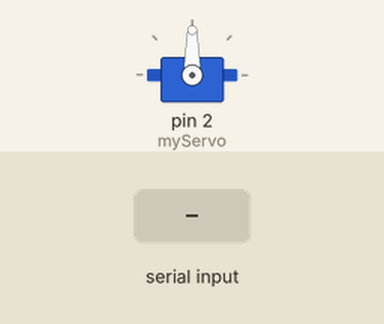
Recording of a sketch running on a simulated Arduino Uno, built with avr-gcc and run on an emulated ATmega328P. On the bench: servo. The test bench sets the inputs (shaded band). What the sketch prints to the serial monitor is not drawn.

Above: at 1.2 s.
1.3 s: "90,45\n" received over Serial
At 3.0 s:
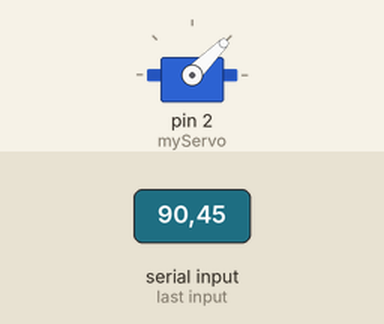
3.8 s: "30,150\n" received over Serial
At 6.0 s:
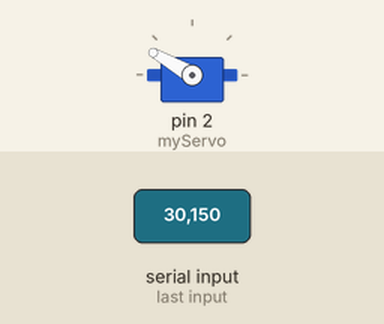
6.3 s: "200\n" received over Serial
At 7.3 s:
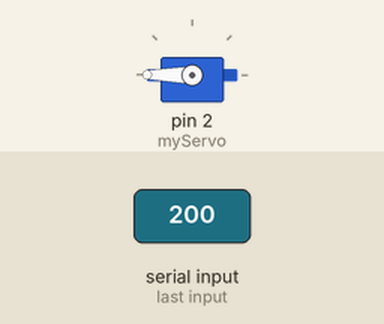
9.3 s: "90\n" received over Serial
At 12.4 s:
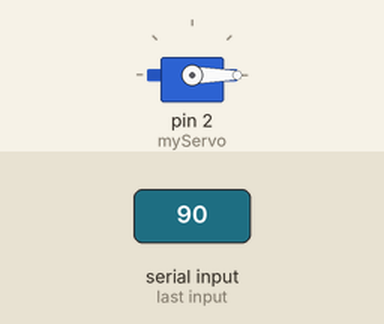
Timing chart, 0 to 13.3 s (numbered marks = the images above; inputs shaded):
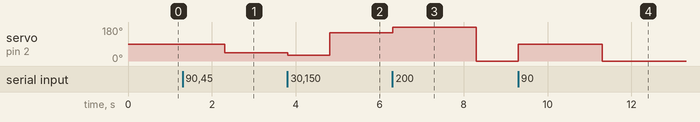

Measured:
- after the input at 1.3 s, servo on pin 2 (myServo): 90° → 45° after 1.0 s
- after the input at 3.8 s, servo on pin 2 (myServo): 45° → 30° at once, → 150° 1.0 s later
- after the input at 6.3 s, servo on pin 2 (myServo): 150° → 180° at once, → 0° 2.0 s later
- after the input at 9.3 s, servo on pin 2 (myServo): 0° → 90° at once, → 0° 2.0 s later

The sketch:

Main.ino
```cpp
#include <Servo.h>

Servo myServo; // 舵机命名
int angle;  // 设定角度

void setup() {
  // put your setup code here, to run once:
  myServo.attach(2); // 选择2号引脚
  Serial.begin(9600);
}

void loop() {
  // put your main code here, to run repeatedly:
  while(Serial.available()==0); // 等待输入
  angle=Serial.parseInt();
  Serial.print("角度是：");
  Serial.println(angle); // 输出角度
  myServo.write(angle);
  delay(1000);
}
```
